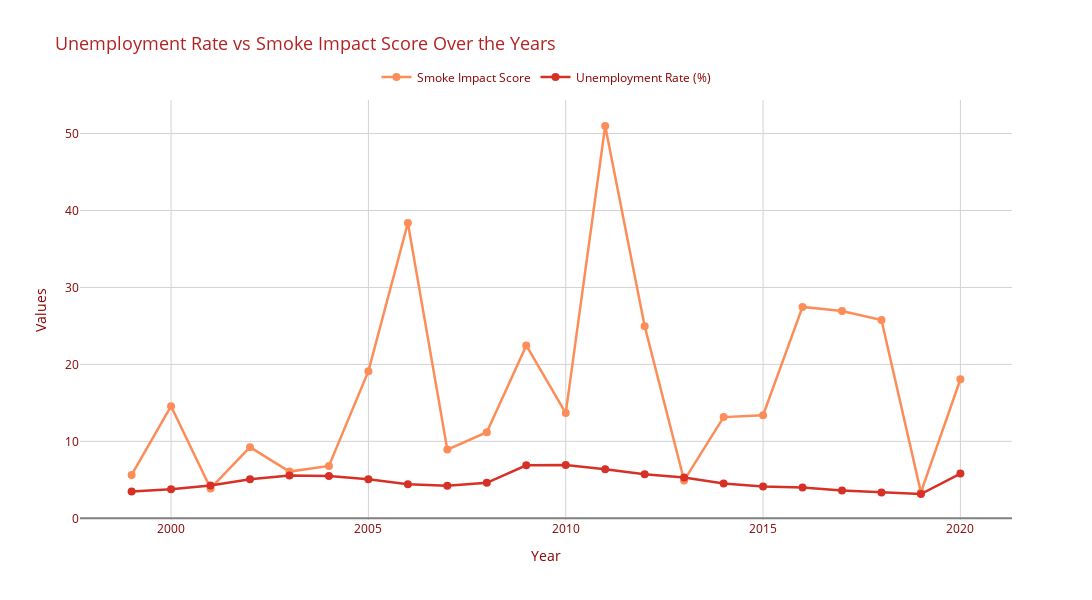

Here is the notebook cell this chart was saved with:
### Markdown cell above
### Visualization: Unemployment Rate vs Smoke Impact Score
This interactive Plotly visualization compares the trends of unemployment rates and Smoke impact scores over the years in Olathe, Kansas. The x-axis represents the year, while the y-axis shows the respective values. Two lines display the trends: Smoke impact scores (orange) and unemployment rates (red), each enhanced with markers for better visibility. A clean white background, light gray gridlines, and a centered legend make the chart clear and user-friendly. This dual-line chart allows for simultaneous trend analysis, providing insights into how fire impacts and unemployment rates may interrelate over time.

### Code cell
import plotly.graph_objects as go

# Create a Plotly figure for Unemployment Rate vs Fire Impact Score
fig = go.Figure()

# Add Fire Impact Score line
fig.add_trace(go.Scatter(
    x=data['year'],
    y=data['fire_impact_score'],
    mode='lines+markers',
    name='Smoke Impact Score',
    line=dict(color='#fc8d59', width=2.5),
    marker=dict(size=8)
))

# Add Unemployment Rate line
fig.add_trace(go.Scatter(
    x=data['year'],
    y=data['unemployment_rate'],
    mode='lines+markers',
    name='Unemployment Rate (%)',
    line=dict(color='#d73027', width=2.5),
    marker=dict(size=8)
))

fig.update_layout(
    title='Unemployment Rate vs Smoke Impact Score Over the Years',
    xaxis_title='Year',
    yaxis_title='Values',
    template='plotly_white',  # Use a light background template
    plot_bgcolor='white',  # Set background to white
    paper_bgcolor='white',  # Set paper background to white
    font=dict(color='darkred'),  # Fire-themed font color
    width=1300,  # Reduce the width of the plot (default is larger)
    height=600,  # Set the height to maintain aspect ratio
    legend=dict(
        orientation='h',
        yanchor='bottom',
        y=1.02,
        xanchor='center',
        x=0.5
    ),
    xaxis=dict(
        gridcolor='lightgray',  # Light gridlines for clarity
        zerolinecolor='gray'   # Axis zero line color
    ),
    yaxis=dict(
        gridcolor='lightgray',  # Light gridlines for clarity
        zerolinecolor='gray'   # Axis zero line color
    ),
    title_font=dict(
        size=18,
        color='firebrick'  # Title in firebrick red
    ),
)

# Show the figure
fig.show()

### Figure 1 — Plotly figure (JSON) as saved in the notebook; plotly's stock layout.template omitted (floating-point values rounded to 4 significant figures)
{"data": [{"line": {"color": "#fc8d59", "width": 2.5}, "marker": {"size": 8}, "mode": "lines+markers", "name": "Smoke Impact Score", "type": "scatter", "x": [1999, 2000, 2001, 2002, 2003, 2004, 2005, 2006, 2007, 2008, 2009, 2010, 2011, 2012, 2013, 2014, 2015, 2016, 2017, 2018, 2019, 2020], "y": [5.63, 14.57, 3.89, 9.24, 6.07, 6.81, 19.12, 38.37, 8.93, 11.19, 22.47, 13.67, 50.98, 24.97, 4.92, 13.15, 13.39, 27.47, 26.95, 25.76, 3.37, 18.07]}, {"line": {"color": "#d73027", "width": 2.5}, "marker": {"size": 8}, "mode": "lines+markers", "name": "Unemployment Rate (%)", "type": "scatter", "x": [1999, 2000, 2001, 2002, 2003, 2004, 2005, 2006, 2007, 2008, 2009, 2010, 2011, 2012, 2013, 2014, 2015, 2016, 2017, 2018, 2019, 2020], "y": [3.48, 3.78, 4.27, 5.08, 5.55, 5.51, 5.07, 4.43, 4.23, 4.61, 6.89, 6.93, 6.38, 5.72, 5.3, 4.51, 4.15, 4.02, 3.62, 3.36, 3.16, 5.82]}], "layout": {"font": {"color": "darkred"}, "height": 600, "legend": {"orientation": "h", "x": 0.5, "xanchor": "center", "y": 1.02, "yanchor": "bottom"}, "paper_bgcolor": "white", "plot_bgcolor": "white", "title": {"font": {"color": "firebrick", "size": 18}, "text": "Unemployment Rate vs Smoke Impact Score Over the Years"}, "width": 1300, "xaxis": {"gridcolor": "lightgray", "title": {"text": "Year"}, "zerolinecolor": "gray"}, "yaxis": {"gridcolor": "lightgray", "title": {"text": "Values"}, "zerolinecolor": "gray"}}}
